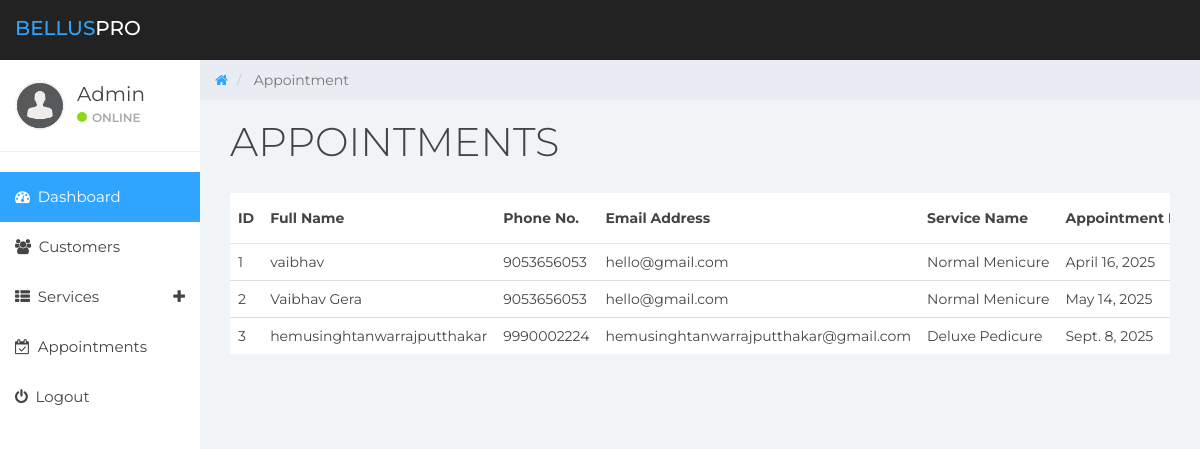
Page /dashboard/all_appointment/ on the committed database.
### core/models.py (models this page shows, shortened)
class Appointment(models.Model):
	customer = models.ForeignKey(Customer, on_delete=models.CASCADE, null=True)
	your_name = models.CharField(max_length=100)
	your_phone = models.CharField(max_length=10)
	your_email = models.EmailField(max_length=200)
	your_service = models.ForeignKey('Service', on_delete=models.CASCADE, default=1)
	your_date = models.DateField()

class Service(models.Model):
    name = models.CharField(max_length=50)
    price = models.IntegerField(default=0)
    image = models.ImageField(upload_to='uploads/productImg')

### dashboard/views.py (the view)
# urls.py: path('all_appointment/', views.all_appointment, name='all_appointment'),
def all_appointment(request):
    appointments = Appointment.objects.all()
    return render(request, 'dashboard/all_appointment.html', {'appointments': appointments})

### dashboard/templates/dashboard/all_appointment.html
{% extends 'dashboard/base.html' %}
    {% block breadcrumb %}
        Appointment
    {% endblock breadcrumb %}
    {% block title %}
        Appointments
    {% endblock title %}
{% block content %}
{% load static %}
<section class="content">
        <div class="container-fluid">
            <div class="row">
                <div class="col-md-12">
                    <div class="card">
                        <div class="card-body table-responsive p-0">
                            <table class="table table-hover text-nowrap">
                            <thead>
                                <tr>
                                <th>ID</th>
                                <th>Full Name</th>
                                <th>Phone No.</th>
                                <th>Email Address</th>
                                <th>Service Name</th>
                                <th>Appointment Date</th>
                                </tr>
                            </thead>
                            <tbody>
                                {% for appointment in appointments %}
                                <tr>
                                <td>{{ forloop.counter }}</td>
                                <td>{{ appointment.your_name }}</td>
                                <td>{{ appointment.your_phone }}</td>
                                <td>{{ appointment.your_email }}</td>
                                <td>{{ appointment.your_service.name }}</td>
                                <td>{{ appointment.your_date }}</td>
                                </tr>
                                {% endfor %}
                            </tbody>
                            </table>
                        </div>
                        </div>
                </div>
            </div>
        </div>
      </section>
  {% endblock content %}

### dashboard/static/dashboard/css/styles.css (style rules this page uses)
body { background: #f1f4f7; padding-top: 60px; font-size: 14px; color: #444444; font-family: "Montserrat", "Helvetica Neue", Helvetica, Arial, sans-serif; }
.table { background: #fff; }
.table > thead > tr > th { border-bottom: 1px solid #e6e7e8; vertical-align: middle; height: 50px; }

### rows in the picture
Appointment: your_name "vaibhav", your_phone "9053656053", your_email "hello@gmail.com", your_service.name "Normal Menicure", your_date "April 16, 2025"
Appointment: your_name "Vaibhav Gera", your_phone "9053656053", your_email "hello@gmail.com", your_service.name "Normal Menicure", your_date "May 14, 2025"
Appointment: your_name "hemusinghtanwarrajputthakar", your_phone "9990002224", your_email "hemusinghtanwarrajputthakar@gmail.com", your_service.name "Deluxe Pedicure", your_date "Sept. 8, 2025"
